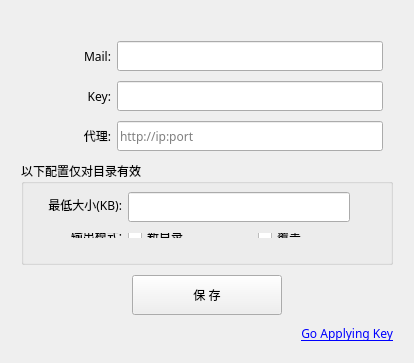
<?xml version="1.0" encoding="UTF-8"?>
<ui version="4.0">
 <class>SettingWindow</class>
 <widget class="QWidget" name="SettingWindow">
  <property name="windowModality">
   <enum>Qt::ApplicationModal</enum>
  </property>
  <property name="geometry">
   <rect>
    <x>0</x>
    <y>0</y>
    <width>414</width>
    <height>363</height>
   </rect>
  </property>
  <property name="sizePolicy">
   <sizepolicy hsizetype="Fixed" vsizetype="Fixed">
    <horstretch>0</horstretch>
    <verstretch>0</verstretch>
   </sizepolicy>
  </property>
  <property name="font">
   <font>
    <family>新宋体</family>
   </font>
  </property>
  <property name="windowTitle">
   <string>设置</string>
  </property>
  <layout class="QGridLayout" name="gridLayout">
   <item row="0" column="0">
    <layout class="QVBoxLayout" name="verticalLayout">
     <property name="spacing">
      <number>10</number>
     </property>
     <property name="sizeConstraint">
      <enum>QLayout::SetDefaultConstraint</enum>
     </property>
     <property name="leftMargin">
      <number>10</number>
     </property>
     <property name="topMargin">
      <number>30</number>
     </property>
     <property name="rightMargin">
      <number>10</number>
     </property>
     <property name="bottomMargin">
      <number>10</number>
     </property>
     <item>
      <layout class="QHBoxLayout" name="horizontalLayout_2">
       <property name="rightMargin">
        <number>10</number>
       </property>
       <item>
        <widget class="QLabel" name="label">
         <property name="minimumSize">
          <size>
           <width>90</width>
           <height>0</height>
          </size>
         </property>
         <property name="font">
          <font>
           <family>宋体</family>
           <pointsize>9</pointsize>
          </font>
         </property>
         <property name="lineWidth">
          <number>1</number>
         </property>
         <property name="text">
          <string>Mail:</string>
         </property>
         <property name="alignment">
          <set>Qt::AlignRight|Qt::AlignTrailing|Qt::AlignVCenter</set>
         </property>
        </widget>
       </item>
       <item>
        <widget class="QLineEdit" name="mailInput">
         <property name="minimumSize">
          <size>
           <width>0</width>
           <height>30</height>
          </size>
         </property>
         <property name="font">
          <font>
           <family>宋体</family>
           <pointsize>9</pointsize>
          </font>
         </property>
        </widget>
       </item>
      </layout>
     </item>
     <item>
      <layout class="QHBoxLayout" name="horizontalLayout_3">
       <property name="rightMargin">
        <number>10</number>
       </property>
       <item>
        <widget class="QLabel" name="label_2">
         <property name="minimumSize">
          <size>
           <width>90</width>
           <height>0</height>
          </size>
         </property>
         <property name="font">
          <font>
           <family>宋体</family>
           <pointsize>9</pointsize>
          </font>
         </property>
         <property name="text">
          <string>Key:</string>
         </property>
         <property name="alignment">
          <set>Qt::AlignRight|Qt::AlignTrailing|Qt::AlignVCenter</set>
         </property>
        </widget>
       </item>
       <item>
        <widget class="QLineEdit" name="keyInput">
         <property name="minimumSize">
          <size>
           <width>0</width>
           <height>30</height>
          </size>
         </property>
         <property name="font">
          <font>
           <family>宋体</family>
           <pointsize>9</pointsize>
          </font>
         </property>
        </widget>
       </item>
      </layout>
     </item>
     <item>
      <layout class="QHBoxLayout" name="horizontalLayout_4">
       <property name="rightMargin">
        <number>10</number>
       </property>
       <item>
        <widget class="QLabel" name="label_3">
         <property name="minimumSize">
          <size>
           <width>90</width>
           <height>0</height>
          </size>
         </property>
         <property name="font">
          <font>
           <family>宋体</family>
           <pointsize>9</pointsize>
          </font>
         </property>
         <property name="layoutDirection">
          <enum>Qt::LeftToRight</enum>
         </property>
         <property name="text">
          <string>代理:</string>
         </property>
         <property name="alignment">
          <set>Qt::AlignRight|Qt::AlignTrailing|Qt::AlignVCenter</set>
         </property>
        </widget>
       </item>
       <item>
        <widget class="QLineEdit" name="proxyInput">
         <property name="minimumSize">
          <size>
           <width>0</width>
           <height>30</height>
          </size>
         </property>
         <property name="font">
          <font>
           <family>宋体</family>
           <pointsize>9</pointsize>
          </font>
         </property>
         <property name="placeholderText">
          <string>http://ip:port</string>
         </property>
        </widget>
       </item>
      </layout>
     </item>
     <item>
      <widget class="QGroupBox" name="groupBox">
       <property name="sizePolicy">
        <sizepolicy hsizetype="Preferred" vsizetype="Expanding">
         <horstretch>0</horstretch>
         <verstretch>0</verstretch>
        </sizepolicy>
       </property>
       <property name="maximumSize">
        <size>
         <width>16777215</width>
         <height>300</height>
        </size>
       </property>
       <property name="title">
        <string>以下配置仅对目录有效</string>
       </property>
       <widget class="QWidget" name="">
        <property name="geometry">
         <rect>
          <x>0</x>
          <y>20</y>
          <width>371</width>
          <height>78</height>
         </rect>
        </property>
        <layout class="QVBoxLayout" name="verticalLayout_2">
         <item>
          <layout class="QHBoxLayout" name="horizontalLayout_6">
           <property name="rightMargin">
            <number>10</number>
           </property>
           <item>
            <widget class="QLabel" name="label_6">
             <property name="minimumSize">
              <size>
               <width>90</width>
               <height>0</height>
              </size>
             </property>
             <property name="font">
              <font>
               <family>宋体</family>
              </font>
             </property>
             <property name="toolTip">
              <string/>
             </property>
             <property name="text">
              <string>最低大小(KB):</string>
             </property>
             <property name="alignment">
              <set>Qt::AlignRight|Qt::AlignTrailing|Qt::AlignVCenter</set>
             </property>
            </widget>
           </item>
           <item>
            <widget class="QLineEdit" name="sizeInput">
             <property name="minimumSize">
              <size>
               <width>0</width>
               <height>30</height>
              </size>
             </property>
             <property name="font">
              <font>
               <family>宋体</family>
              </font>
             </property>
             <property name="inputMask">
              <string/>
             </property>
             <property name="placeholderText">
              <string/>
             </property>
            </widget>
           </item>
           <item>
            <widget class="QPushButton" name="askbtn">
             <property name="sizePolicy">
              <sizepolicy hsizetype="Fixed" vsizetype="Fixed">
               <horstretch>0</horstretch>
               <verstretch>0</verstretch>
              </sizepolicy>
             </property>
             <property name="maximumSize">
              <size>
               <width>15</width>
               <height>15</height>
              </size>
             </property>
             <property name="styleSheet">
              <string notr="true">image: url(:/res/icons/ask.png);
background:none;
border:none;</string>
             </property>
             <property name="text">
              <string/>
             </property>
            </widget>
           </item>
          </layout>
         </item>
         <item>
          <layout class="QHBoxLayout" name="horizontalLayout_5">
           <property name="topMargin">
            <number>10</number>
           </property>
           <property name="bottomMargin">
            <number>10</number>
           </property>
           <item>
            <widget class="QLabel" name="label_4">
             <property name="sizePolicy">
              <sizepolicy hsizetype="Fixed" vsizetype="Fixed">
               <horstretch>0</horstretch>
               <verstretch>0</verstretch>
              </sizepolicy>
             </property>
             <property name="minimumSize">
              <size>
               <width>90</width>
               <height>0</height>
              </size>
             </property>
             <property name="font">
              <font>
               <family>宋体</family>
               <pointsize>9</pointsize>
              </font>
             </property>
             <property name="toolTip">
              <string/>
             </property>
             <property name="text">
              <string>输出模式:</string>
             </property>
             <property name="alignment">
              <set>Qt::AlignRight|Qt::AlignTrailing|Qt::AlignVCenter</set>
             </property>
            </widget>
           </item>
           <item>
            <layout class="QHBoxLayout" name="horizontalLayout">
             <item>
              <widget class="QCheckBox" name="newdirCheckBox">
               <property name="font">
                <font>
                 <family>宋体</family>
                 <pointsize>9</pointsize>
                </font>
               </property>
               <property name="text">
                <string>新目录</string>
               </property>
               <attribute name="buttonGroup">
                <string notr="true">buttonGroup</string>
               </attribute>
              </widget>
             </item>
             <item>
              <widget class="QCheckBox" name="replaceCheckBox">
               <property name="font">
                <font>
                 <family>宋体</family>
                 <pointsize>9</pointsize>
                </font>
               </property>
               <property name="text">
                <string>覆盖</string>
               </property>
               <attribute name="buttonGroup">
                <string notr="true">buttonGroup</string>
               </attribute>
              </widget>
             </item>
            </layout>
           </item>
          </layout>
         </item>
        </layout>
       </widget>
      </widget>
     </item>
     <item alignment="Qt::AlignHCenter">
      <widget class="QPushButton" name="savebtn">
       <property name="sizePolicy">
        <sizepolicy hsizetype="Fixed" vsizetype="Fixed">
         <horstretch>0</horstretch>
         <verstretch>0</verstretch>
        </sizepolicy>
       </property>
       <property name="minimumSize">
        <size>
         <width>150</width>
         <height>40</height>
        </size>
       </property>
       <property name="font">
        <font>
         <family>宋体</family>
        </font>
       </property>
       <property name="text">
        <string>保 存</string>
       </property>
       <property name="icon">
        <iconset resource="Resource.qrc">
         <normaloff>:/res/icons/save.png</normaloff>:/res/icons/save.png</iconset>
       </property>
       <property name="shortcut">
        <string notr="true"/>
       </property>
      </widget>
     </item>
     <item>
      <widget class="QLabel" name="label_5">
       <property name="layoutDirection">
        <enum>Qt::RightToLeft</enum>
       </property>
       <property name="text">
        <string>&lt;html&gt;&lt;head/&gt;&lt;body&gt;&lt;p&gt;&lt;a href=&quot;https://tinypng.com/developers&quot;&gt;&lt;span style=&quot; text-decoration: underline; color:#0000ff;&quot;&gt;Go Applying Key&lt;/span&gt;&lt;/a&gt;&lt;/p&gt;&lt;/body&gt;&lt;/html&gt;</string>
       </property>
       <property name="alignment">
        <set>Qt::AlignRight|Qt::AlignTrailing|Qt::AlignVCenter</set>
       </property>
       <property name="openExternalLinks">
        <bool>true</bool>
       </property>
      </widget>
     </item>
    </layout>
   </item>
  </layout>
 </widget>
 <layoutdefault spacing="6" margin="11"/>
 <resources>
  <include location="Resource.qrc"/>
 </resources>
 <connections/>
 <buttongroups>
  <buttongroup name="buttonGroup"/>
 </buttongroups>
</ui>
